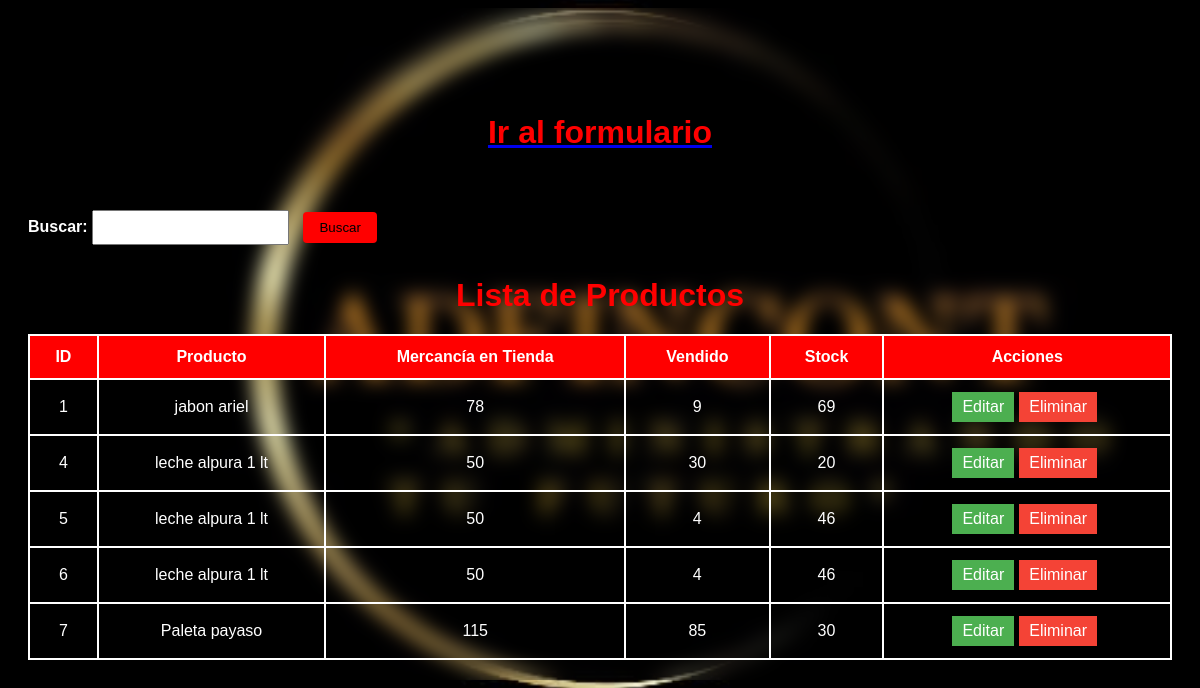
Page /actualizar_inventario.php on the committed database.
### tables this page shows
CREATE TABLE `inventario` (
  `id` int(11) NOT NULL,
  `producto` varchar(255) NOT NULL,
  `mercancia` int(11) NOT NULL,
  `vendido` int(11) NOT NULL,
  `stock` int(11) NOT NULL
);

### actualizar_inventario.php (the view, shortened to what this page needs)
<?php
$servername = "localhost";
$username = "root";
$password = "";
$dbname = "productos";
$conn = new mysqli($servername, $username, $password, $dbname);
$sql = "SELECT id, producto, mercancia, vendido, stock FROM inventario";
$result = $conn->query($sql);
?>
<!DOCTYPE html>
<html lang="es">
<head>
</head>
<body>
        <br><br><br>
        <a href="formulario_inventario.html"><h3>Ir al formulario </h3></a>
        <br><br><br>
        <form action="buscar.php" method="post">
            <label for="busqueda">Buscar:</label>
            <input type="text" id="busqueda" name="busqueda" required>
            <button type="submit">Buscar</button>
        </form>
    <h3>Lista de Productos</h3>
    <table>
        <tr>
            <th>ID</th>
            <th>Producto</th>
            <th>Mercancía en Tienda</th>
            <th>Vendido</th>
            <th>Stock</th>
            <th>Acciones</th>
        </tr>
        <?php
        if ($result->num_rows > 0) {
            while ($row = $result->fetch_assoc()) {
                echo "<tr>";
                echo "<td>" . $row["id"] . "</td>";
                echo "<td>" . $row["producto"] . "</td>";
                echo "<td>" . $row["mercancia"] . "</td>";
                echo "<td>" . $row["vendido"] . "</td>";
                echo "<td>" . $row["stock"] . "</td>";
                echo "<td>";
                echo "<a class='editar' href='editar_producto.php?id=" . $row["id"] . "'>Editar</a>";
                echo "<a class='eliminar' href='eliminar_productos.php?id=" . $row["id"] . "'>Eliminar</a>";
                echo "</td>";
                echo "</tr>";
            }
        } else {
            echo "<tr><td colspan='6'>No hay productos registrados</td></tr>";
        }
        ?>
    </table>
</body>
</html>

### actualizar_inventario.php (style rules this page uses)
body { background-image: url('AD_2.jpg'); background-size: cover; background-position: center; backdrop-filter: blur(10px); color: #fff; font-family: 'Arial', sans-serif; padding: 20px; }
table { width: 100%; border-collapse: collapse; margin-top: 20px; }
table, th, td { border: 2px double white; }
th, td { padding: 12px; text-align: center; color: white; }
th { background-color: red; color: white; }
.editar, .eliminar { padding: 6px 10px; text-decoration: none; display: inline-block; margin-right: 5px; cursor: pointer; }
.editar { background-color: #4CAF50; color: white; }
.eliminar { background-color: #f44336; color: white; }
h3 { color: red; font-family: 'Arial', sans-serif; font-size: 2em; font-weight: bold; margin-bottom: 5px; text-align: center; }
label { font-weight: bold; }
input { padding: 8px; margin-right: 10px; }
button { padding: 8px 16px; background-color: red; color: black; border: none; border-radius: 4px; cursor: pointer; }

### rows in the picture
inventario: id "1", producto "jabon ariel", mercancia "78", vendido "9", stock "69"
inventario: id "4", producto "leche alpura 1 lt", mercancia "50", vendido "30", stock "20"
inventario: id "5", producto "leche alpura 1 lt", mercancia "50", vendido "4", stock "46"
inventario: id "6", producto "leche alpura 1 lt", mercancia "50", vendido "4", stock "46"
inventario: id "7", producto "Paleta payaso", mercancia "115", vendido "85", stock "30"
